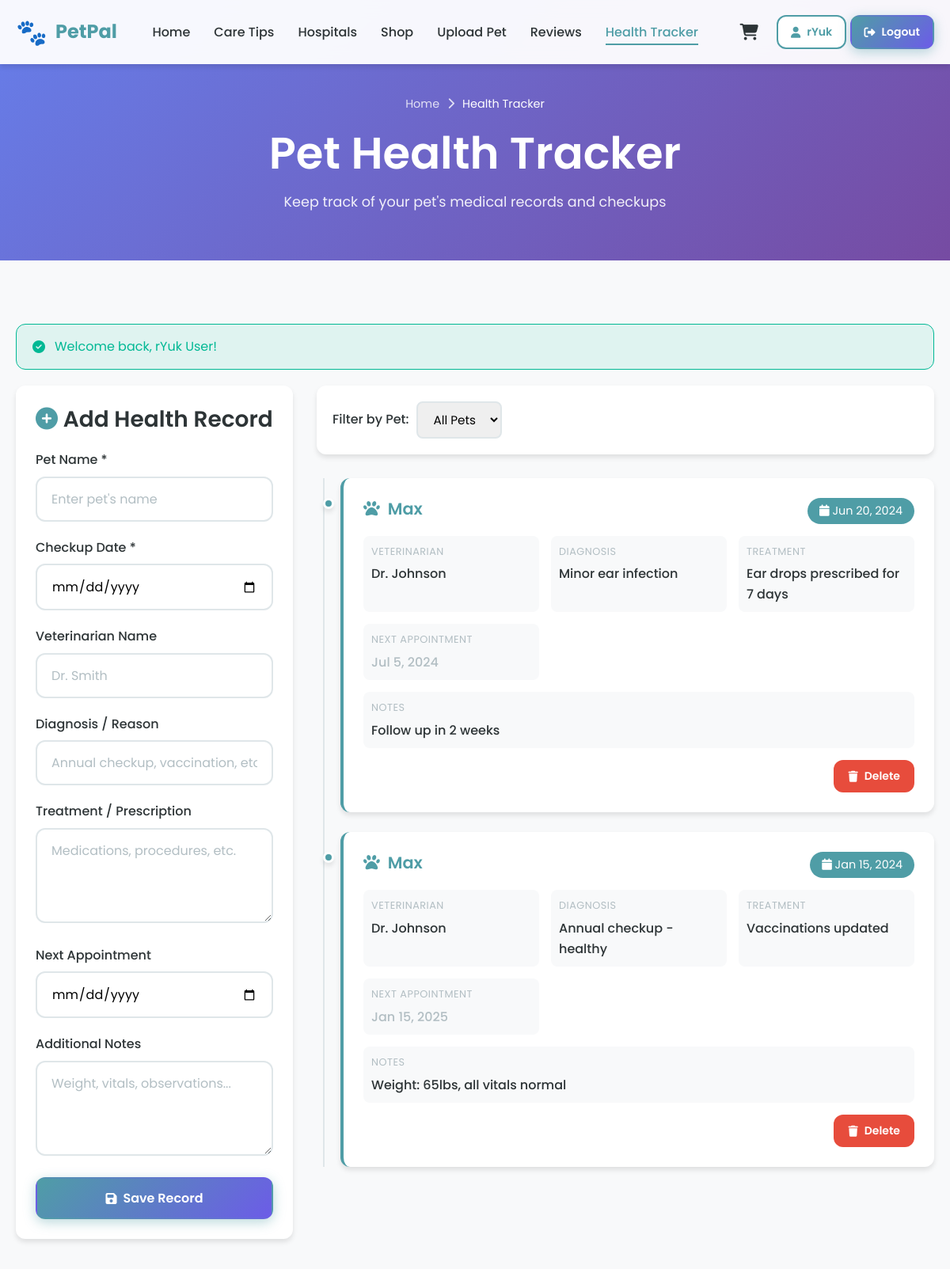
Page /pages/health-tracker.php (signed in, upper part) on the earlier database version.
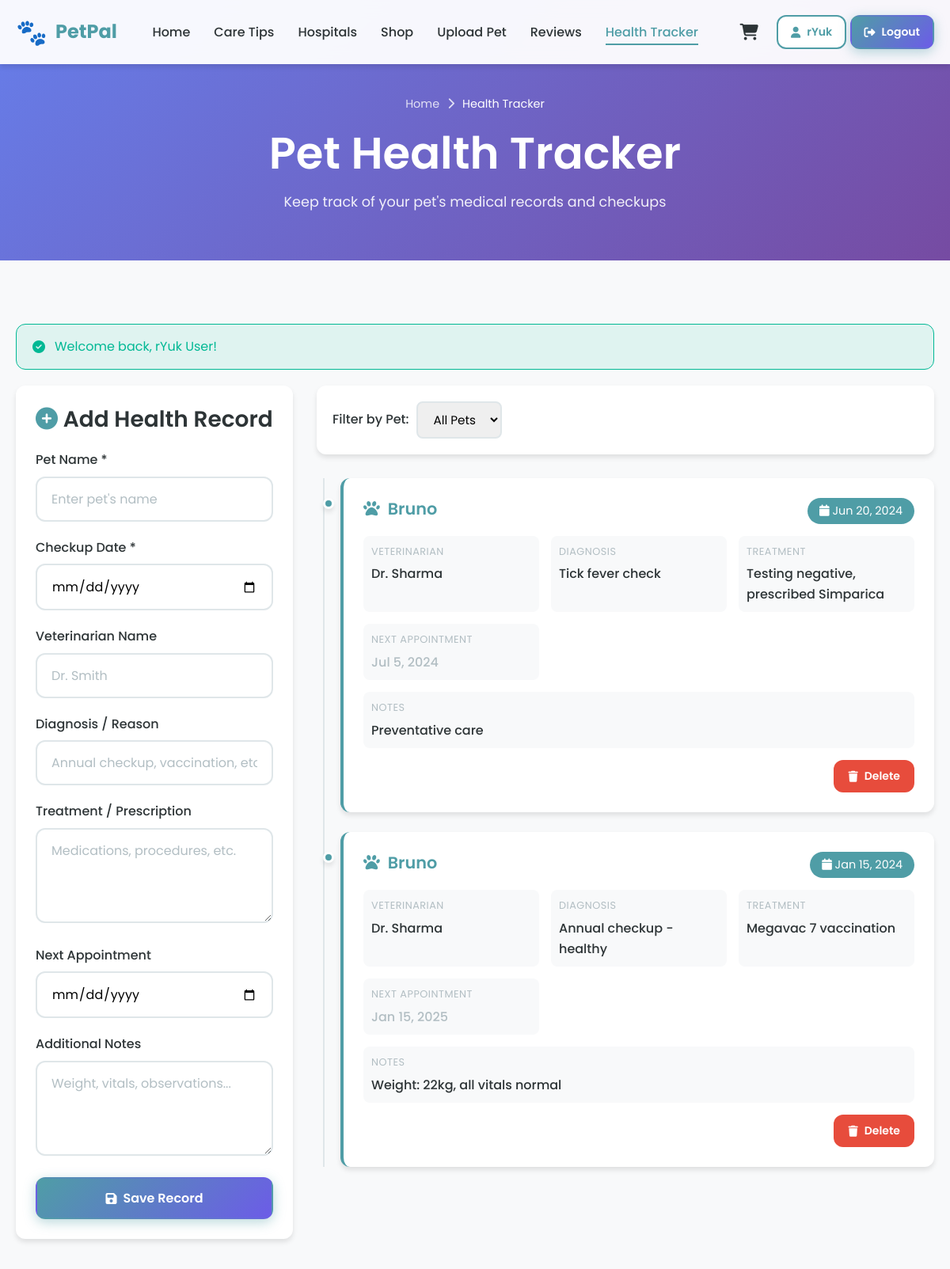
Same page on the later database version.
### tables this page shows
CREATE TABLE health_records (
    id INT AUTO_INCREMENT PRIMARY KEY,
    user_id INT NOT NULL,
    pet_name VARCHAR(100) NOT NULL,
    checkup_date DATE NOT NULL,
    vet_name VARCHAR(100),
    diagnosis TEXT,
    treatment TEXT,
    next_appointment DATE,
    notes TEXT,
    created_at TIMESTAMP DEFAULT CURRENT_TIMESTAMP,
    FOREIGN KEY (user_id) REFERENCES users(id) ON DELETE CASCADE
);

### config/config.php (called while the page is built, shortened)
<?php
function h($string)
{
    return htmlspecialchars($string ?? '', ENT_QUOTES, 'UTF-8');
}

### pages/health-tracker.php (the view, shortened to what the changed rows need)
<?php
require_once '../config/config.php';
$conn = getDBConnection();
$userId = $_SESSION['user_id'];
$stmt = $conn->prepare("
    SELECT * FROM health_records
    WHERE user_id = ?
    ORDER BY checkup_date DESC, created_at DESC
");
$stmt->execute([$userId]);
$records = $stmt->fetchAll();
?>
<!DOCTYPE html>
<html lang="en">
<head>
    <?php include '../includes/head.php'; ?>
</head>
<body>
    <header class="page-header">
        <div class="container">
            <h1>Pet Health Tracker</h1>
        </div>
    </header>
    <main class="main-content">
        <div class="container">
            <div class="tracker-layout">
                <div>
                    <?php if (empty($records)): ?>
                        <div class="empty-state">
                            <div class="empty-icon">📋</div>
                            <h3>No Health Records Yet</h3>
                            <p>Start tracking your pet's health by adding a record.</p>
                        </div>
                    <?php else: ?>
                        <div class="record-timeline" id="recordsList">
                            <?php foreach ($records as $record): ?>
                                <div class="health-record" data-pet="<?php echo h($record['pet_name']); ?>">
                                    <div class="health-record-header">
                                        <h4 class="health-pet-name">
                                            <i class="fas fa-paw" style="margin-right: 5px;"></i>
                                            <?php echo h($record['pet_name']); ?>
                                        </h4>
                                        <span class="health-date">
                                            <i class="fas fa-calendar"></i>
                                            <?php echo date('M j, Y', strtotime($record['checkup_date'])); ?>
                                        </span>
                                    </div>
                                    <div class="health-details">
                                        <?php if ($record['vet_name']): ?>
                                            <div class="health-detail-item">
                                                <div class="health-detail-label">Veterinarian</div>
                                                <div class="health-detail-value"><?php echo h($record['vet_name']); ?></div>
                                            </div>
                                        <?php endif; ?>
                                        <?php if ($record['diagnosis']): ?>
                                            <div class="health-detail-item">
                                                <div class="health-detail-label">Diagnosis</div>
                                                <div class="health-detail-value"><?php echo h($record['diagnosis']); ?></div>
                                            </div>
                                        <?php endif; ?>
                                        <?php if ($record['treatment']): ?>
                                            <div class="health-detail-item">
                                                <div class="health-detail-label">Treatment</div>
                                                <div class="health-detail-value"><?php echo h($record['treatment']); ?></div>
                                            </div>
                                        <?php endif; ?>
                                        <?php if ($record['next_appointment']): ?>
                                            <div class="health-detail-item">
                                                <div class="health-detail-label">Next Appointment</div>
                                                <div class="health-detail-value">
                                                    <?php
                                                    $nextDate = strtotime($record['next_appointment']);
                                                    $isUpcoming = $nextDate >= strtotime('today');
                                                    ?>
                                                    <span style="color: <?php echo $isUpcoming ? 'var(--success)' : 'var(--gray)'; ?>;">
                                                        <?php echo date('M j, Y', $nextDate); ?>
                                                    </span>
                                                </div>
                                            </div>
                                        <?php endif; ?>
                                        <?php if ($record['notes']): ?>
                                            <div class="health-detail-item" style="grid-column: 1 / -1;">
                                                <div class="health-detail-label">Notes</div>
                                                <div class="health-detail-value"><?php echo nl2br(h($record['notes'])); ?></div>
                                            </div>
                                        <?php endif; ?>
                                    </div>
                                    <div style="margin-top: 15px; text-align: right;">
                                        <button class="btn btn-sm btn-danger" onclick="deleteRecord(<?php echo $record['id']; ?>)">
                                            <i class="fas fa-trash"></i>
                                            Delete
                                        </button>
                                    </div>
                                </div>
                            <?php endforeach; ?>
                        </div>
                    <?php endif; ?>
                </div>
            </div>
        </div>
    </main>
</body>
</html>

Differences in the rows shown:
changed health_records: pet_name "Max" → "Bruno"; vet_name "Dr. Johnson" → "Dr. Sharma"; diagnosis "Minor ear infection" → "Tick fever check"; treatment "Ear drops prescribed for 7 days" → "Testing negative, prescribed Simparica"; notes "Follow up in 2 weeks" → "Preventative care"
changed health_records "Annual checkup - healthy": pet_name "Max" → "Bruno"; vet_name "Dr. Johnson" → "Dr. Sharma"; treatment "Vaccinations updated" → "Megavac 7 vaccination"; notes "Weight: 65lbs, all vitals normal" → "Weight: 22kg, all vitals normal"
